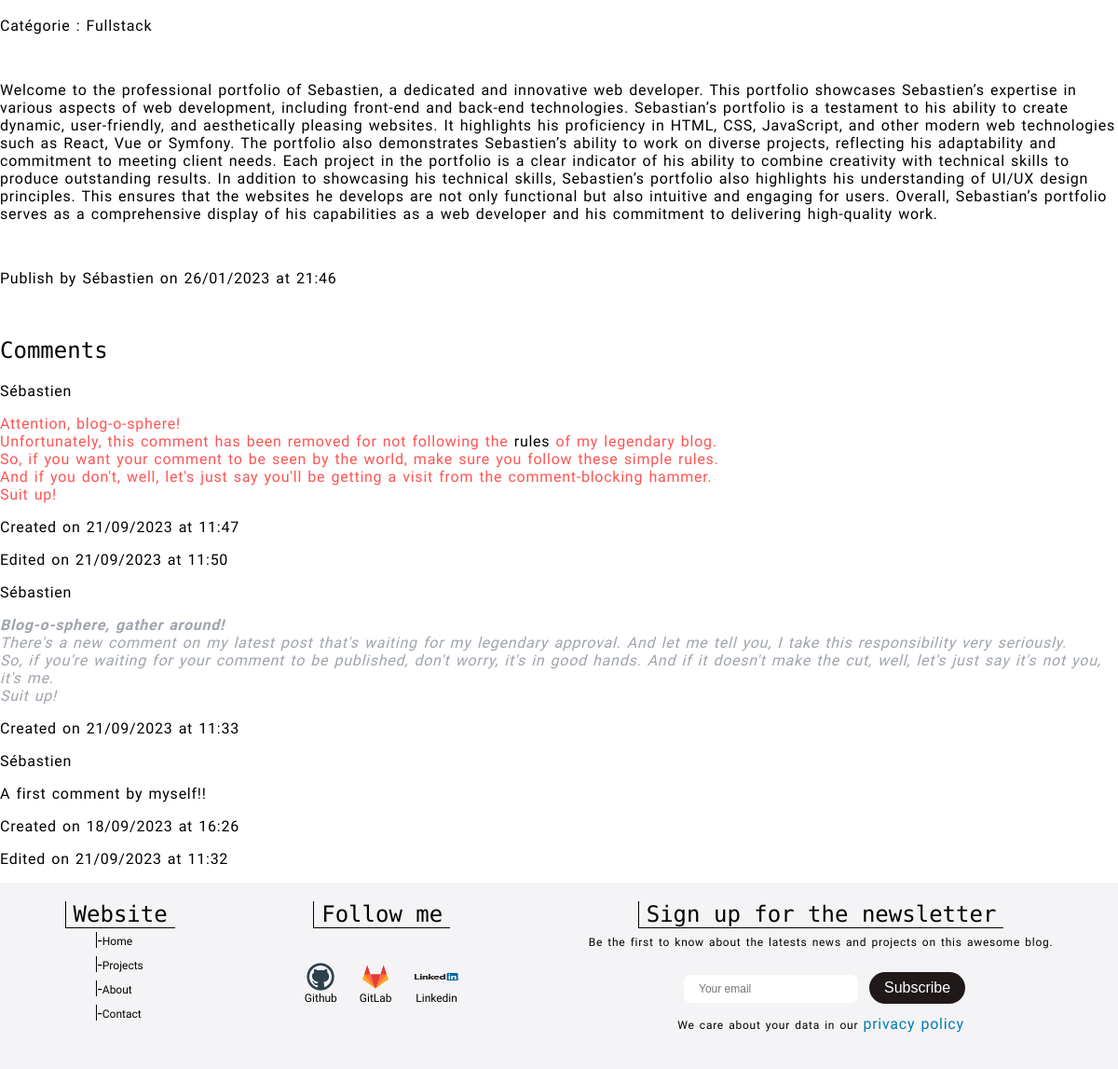
/index.php?page=post&action=getOne&option=view&id=25 (lower part), run on an earlier commit of the app's database.
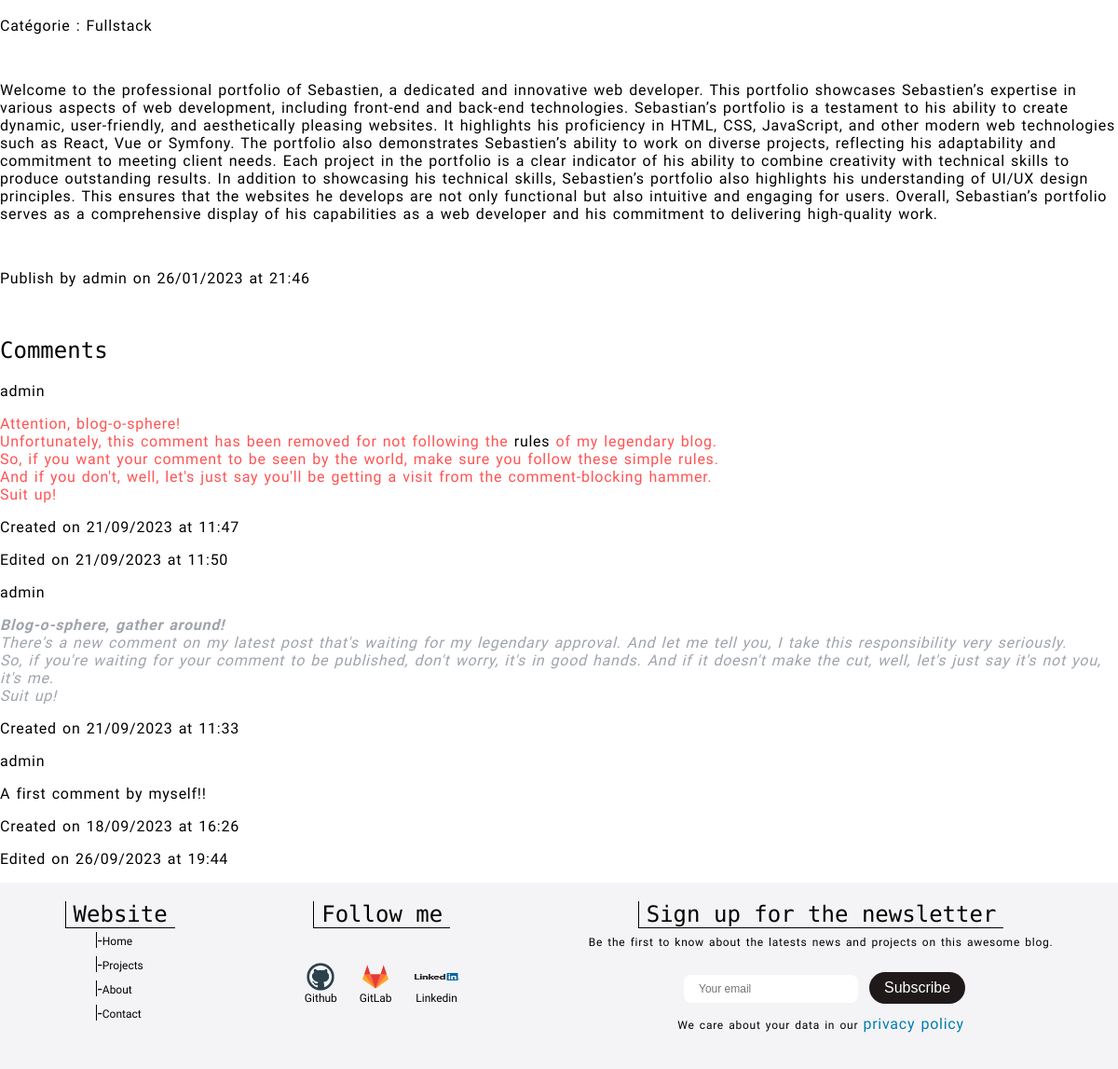
And on a later commit of the database.
### tables this page shows
CREATE TABLE `user` (
  `id` int(11) NOT NULL,
  `username` varchar(255) NOT NULL,
  `firstname` varchar(255) DEFAULT NULL,
  `lastname` varchar(255) DEFAULT NULL,
  `email` varchar(255) NOT NULL,
  `birthday` date DEFAULT NULL,
  `profile_picture` varchar(255) NOT NULL DEFAULT 'https://www.freeiconspng.com/uploads/no-image-icon-33.png',
  `created_at` datetime NOT NULL DEFAULT CURRENT_TIMESTAMP,
  `updated_at` varchar(255) DEFAULT NULL
);

CREATE TABLE `comment` (
  `id` int(11) NOT NULL,
  `post_id` int(11) NOT NULL,
  `user_id` int(11) NOT NULL,
  `content` text NOT NULL,
  `created_at` timestamp NOT NULL DEFAULT CURRENT_TIMESTAMP,
  `updated_at` timestamp NULL DEFAULT NULL ON UPDATE CURRENT_TIMESTAMP,
  `validation_status` varchar(12) NOT NULL DEFAULT 'pending'
);

### src/Controller/ModelConstructor.php (called while the page is built, shortened)
<?php
abstract class ModelConstructorController
{
	private $datas;
	private $pageToModel = [
		'blog' => 'Post',
		'post' => 'Post',
		'signup' => 'User',
		'login' => 'User',
		'userProfile' => 'User',
		'newsletter' => 'Newsletter',
	];
	private $actionToMethod = [
		'get' => 'getAll',
		'getOne' => 'getOne',
		'create' => 'create',
		'update' => 'update',
		'delete' => 'delete',
		'publish' => 'publish',
		'unpublish' => 'unpublish',
		'logIn' => 'logIn',
		'logOut' => 'logOut',
		'subscribe' => 'subscribe',
		'unsubscribe' => 'unsubscribe',
		'send' => 'send',
	];
	protected function buildModelMethod($page, $action = null, $option = null, $id = null)
	{
		$model = $this->getModel($page, $option);
		$method = $this->getMethod($action, $option);
		if ($model && $method) {
			if (($action === 'create' || $action === 'update' || $action === 'delete') && $option === 'comment') {
				$this->datas = Comment::$method($id);
			} else if ($action === 'publish' || $action === 'unpublish') {
				if ($option === 'comment') {
					$this->datas = Comment::$method($id);
				} else {
					$this->datas = $model::$method($id);
				}
			} else if ($action === 'logIn' || $action === 'logOut' && $option === 'userConnection') {
				$this->datas = UserConnection::$method();
			} else if ($page === 'userProfile' && ($action === 'getOne' || $action === 'update' || $action === 'delete') && $option === 'user') {
				$this->datas = User::$method($id);
				UserConnection::updateSession($id);
			} else if ($page === 'post' && $action === 'get' && $option === 'add') {
				$this->datas = $model::$method($id);
			} else {
				$this->datas = $model::$method($id);
				if ($page === 'post' && $action === 'getOne') {
					$this->datas->comments = Comment::getAll($id);
				}
			}
			return $this->datas;
		} else if (!$model) {
			if ($action === 'send') {
				$this->datas = Mailer::$method();
			}
		}
		return $this->datas = Post::getAll($option);
	}
	private function getModel($page, $option)
	{
		if (isset($this->pageToModel[$page])) {
			return $this->pageToModel[$page];
		}
		return null;
	}
	private function getMethod($action, $option)
	{
		if (isset($this->actionToMethod[$action])) {
			return $this->actionToMethod[$action];
		}
		return null;
	}
}

### src/Controller/ControllerConstructor.php (called while the page is built, shortened)
<?php
require_once './src/Controller/ModelConstructor.php';
require_once './src/Entity/post.php';
require_once './src/Entity/comment.php';
require_once './src/Entity/user.php';
class ControllerConstructor extends ModelConstructorController
{
	private $datas;
	private $title = 'I am Anørak - ';
	private $templatePath;
	private function setTitleAndTemplatePath($titleAppendix, $templatePathAppendix)
	{
		$this->title .= $titleAppendix;
		$this->templatePath = $templatePathAppendix;
	}
	public function buildControllerMethod($page, $action = null, $option = null, $id = null)
	{
		if (empty($this->datas)) {
			$this->datas = parent::buildModelMethod($page, $action, $option, $id);
		}
		$this->view = new View($this->templatePath, $this->title);
		$this->view->render(['title' => $this->title, 'page' => $page, 'datas' => $this->datas, 'filter' => $option]);
	}
}

### index.php (called while the page is built, shortened)
<?php
$router = new Router();
$router->routerRequest();

### src/Entity/post.php (called while the page is built, shortened)
<?php
require_once "./src/Repository/MainRepository.php";
class Post
{
	public function __construct(
		$id = null,
		$author_id = null,
		$author_username = null,
		$category = null,
		$picture = null,
		$title = null,
		$description = null,
		$content = null,
		$keywords = null,
		$siteLink = null,
		$githubLink = null,
		$created_at = null,
		$comments = null,
		$updated_at = null
	) {
		$this->author_username = $author_username;
		$this->created_at = $created_at;
	}
	public static function getOne(int $id)
	{
		$repo = new MainRepository("post");
		if ($repo->getOne($id) > 0) {
			$post = $repo->getOne($id);
			$author = User::getOne($post['author_id']);
			$post['created_at'] = Tools::formatDate($post['created_at']);
			if ($post['updated_at'] !== null) {
				$post['updated_at'] = Tools::formatDate($post['updated_at']);
			} else {
				$post['updated_at'] = null;
			};
			return new Post($post['id'], $author->id, $author->username, $post['category'], $post['picture'], $post['title'], $post['description'], $post['content'], $post['keywords'], $post['site_link'], $post['github_link'], $post['created_at'], $post['updated_at']);
		} else {
			throw new Exception("No article found for the id '$id'", 400);
		}
	}
}

### src/Repository/MainRepository.php (called while the page is built, shortened)
<?php
require_once __DIR__ . '../../Services/dbManager.php';
class MainRepository extends DbManager
{
	protected $table;
	protected $db;
	public function __construct($table = null, $id = null, $column = null, $columnValue = null, $sortingOrder = null, $data = null)
	{
		$this->table = $table;
		$this->db = $this->dbConnect();
	}
	public function getOne($id)
	{
		$this->id = $id;
		$query = $this->db->prepare("SELECT * FROM $this->table WHERE id = :id");
		$query->execute(['id' => $this->id]);
		$result = $query->fetch();
		return $result;
	}
	public function getAll($column, $columnValue, $sortingOrder)
	{
		$this->column = $column;
		$this->columnValue = $columnValue;
		$this->sortingOrder = $sortingOrder;
		if ($this->columnValue !== null && $this->columnValue !== "all") {
			if ($this->sortingOrder !== null) {
				$query = $this->db->prepare("SELECT * FROM $this->table WHERE $this->column = $this->columnValue ORDER BY created_at DESC");
			} else {
				$query = $this->db->prepare("SELECT * FROM $this->table WHERE $this->column = $this->columnValue ORDER BY created_at $this->sortingOrder");
			}
			$query->execute();
			$result = $query->fetchAll();
			return $result;
		} else {
			$query = $this->db->prepare("SELECT * FROM $this->table ORDER BY created_at DESC");
			$query->execute();
			$result = $query->fetchAll();
			return $result;
		}
	}
}

### src/Services/dbManager.php (called while the page is built, shortened)
<?php
abstract class DbManager
{
	private static $db;
	protected function dbConnect()
	{
		if (self::$db === null) {
			self::$db = new PDO(
				'mysql:host=' . DB_HOST . ';dbname=' . DB_NAME . ';port=' . DB_PORT . ';charset=utf8',
				DB_USER,
				DB_PASSWORD,
				array(PDO::ATTR_ERRMODE => PDO::ERRMODE_EXCEPTION)
			);
		}
		return self::$db;
	}
}

### src/Entity/user.php (called while the page is built, shortened)
<?php
require_once "./src/Repository/MainRepository.php";
class User
{
	public static function getOne($id)
	{
		$repo = new MainRepository("user");
		if ($repo->getOne($id) > 0) {
			$result = $repo->getOne($id);
			$user = new User(
				$result['id'],
				$result['username'],
				$result['firstname'],
				$result['lastname'],
				$result['email'],
				'',
				$result['birthday'],
				$result['profile_picture'],
				$result['created_at'],
				$result['updated_at']
			);
			return $user;
		} else {
			throw new Exception("No user found.");
			return false;
		}
	}
}

### templates/pages/comment/comment.php (the view, shortened to what the changed rows need)
<section class="comments__container">
	<h2>Comments</h2>
	<?php foreach ($datas->comments as $comment) :
	?>
	<?php if (isset($_REQUEST['comment_id']) && $comment->id == $_REQUEST['comment_id']) : ?>
	<div id="<?= $comment->id ?>" class="comment__container">
		<div class="comment__infos">
			<p class="comment__author"><?= $comment->author_username ?></p>
			<?php if (isset($_SESSION['logged_user']) && $_SESSION['privileges']['privilege'] === 'admin') : ?>
			<p class="<?php
									if ($comment->validation_status === 'published') : ?>comment__status--true
							<?php elseif ($comment->validation_status === 'unpublished') : ?>comment__status--false
							<?php elseif ($comment->validation_status === 'pending') : ?>comment__status--pending
							<?php endif;
							?>"><b>Status : </b><em><?= $comment->validation_status ?></em></p>
			<p class="comment__content"><?= $comment->content ?></p>
			<?php elseif ($comment->validation_status === 'published') : ?>
			<p class="comment_content"><?= $comment->content ?></p>
			<?php elseif ($comment->validation_status === 'unpublished' || $comment->validation_status === 'pending') : ?>
			<p class="comment_content"><?= $comment->content_status ?></p>
			<?php endif; ?>
		</div>
		<p class="comment__date">Created on <?= $comment->created_at ?></p>
		<?php if ($comment->updated_at !== null) : ?>
		<p class="comment__date">Edited on <?= $comment->updated_at ?></p>
		<?php endif; ?>
		<?php if (isset($_SESSION['logged_user']) && $_SESSION['user_id'] == $comment->user_id && $comment->validation_status === 'published' && $comment->id == $_REQUEST['comment_id']) : ?>
		<form
			action="index.php?page=post&action=update&option=comment&id=<?= $comment->id ?>&post_id=<?= $_GET['id'] ?>"
			method="post" class="edited__comment">
			<label for="comment" id="<?= $_REQUEST['comment_id'] ?>">Comment to Edit</label>
			<textarea cols="60" rows="7" type="text" class="comment__content" name="comment"
				id="comment"><?= $comment->content ?></textarea>
			<div class="validation__area">
				<input class="main__button" type="submit" value="Submit">
				<a href="index.php?page=post&action=getOne&option=view&id=<?=
																						$_GET['id'] ?>#<?= $_REQUEST['comment_id'] ?>" class="cancel__button">Cancel</a>
			</div>
		</form>
		<?php elseif (isset($_SESSION['logged_user']) && $_SESSION['user_id'] == $comment->user_id && $comment->validation_status === 'published' && $comment->id !== $_REQUEST['comment_id']) : ?>
		<p class="comment_content"><?= $comment->content ?></p>
		<?php endif; ?>
		<div class="border__bottom"></div>
		<?php else : ?>
		<div id="<?= $comment->id ?>" class="comment__validation">
			<div class="comment__container">
				<div class="comment__infos">
					<p class="comment__author"><?= $comment->author_username ?></p>
					<?php if (isset($_SESSION['logged_user']) && $_SESSION['privileges']['privilege'] === 'admin') : ?>
					<p class="<?php
											if ($comment->validation_status === 'published') : ?>comment__status--true
					<?php elseif ($comment->validation_status === 'unpublished') : ?>comment__status--false
					<?php elseif ($comment->validation_status === 'pending') : ?>comment__status--pending
					<?php endif;
					?>"><b>Status : </b><em><?= $comment->validation_status ?></em></p>
					<p class="comment__content"><?= $comment->content ?></p>
					<?php elseif ($comment->validation_status === 'published') : ?>
					<p class="comment_content"><?= $comment->content ?></p>
					<?php elseif ($comment->validation_status === 'unpublished' || $comment->validation_status === 'pending') : ?>
					<p class="comment_content"><?= $comment->content_status ?></p>
					<?php endif; ?>
				</div>
				<p class="comment__date">Created on <?= $comment->created_at ?></p>
				<?php if ($comment->updated_at !== null) : ?>
				<p class="comment__date">Edited on <?= $comment->updated_at ?></p>
				<?php endif; ?>
			</div>
		</div>
		<?php endif ?>
		<?php endforeach; ?>
</section>

### src/Entity/comment.php (shortened to what the changed rows need)
<?php
require_once "./src/Repository/MainRepository.php";
class Comment
{
	public function __construct($id = null, $post_id = null, $user_id = null, $author_username = '', $content = null, $content_status = null, $created_at = null, $updated_at = null, $validation_status = null)
	{
		$this->id = $id;
		$this->content = $content;
		$this->validation_status = $validation_status;
	}
	public static function getAll(int $post_id)
	{
		$comments = array();
		$repo = new MainRepository("comment");
		if ($repo->getAll('post_id', $post_id, 'DESC') > 0) {
			$results = $repo->getAll('post_id', $post_id, 'DESC');
			foreach ($results as $result) {
				$comment = new Comment(
					$result["id"],
					$result["post_id"],
					$result["user_id"],
					'Anonymous',
					$result["content"],
					'Temporary content status',
					$result["created_at"],
					$result["updated_at"],
					$result["validation_status"],
				);
				$comment->author_username = User::getOne($result["user_id"])->username;
				$comment->created_at = Tools::formatDate($result["created_at"]);
				if ($comment->updated_at !== null) {
					$comment->updated_at = Tools::formatDate($result["updated_at"]);
				}
				if ($comment->validation_status === 'unpublished') {
					$comment->content_status = '<font color="#ff5353">
					Attention, blog-o-sphere!<br>
					Unfortunately, this comment has been removed for not following the <a href="index.php?page=rules">rules</a> of my legendary blog.<br>
					So, if you want your comment to be seen by the world, make sure you follow these simple rules.<br>
					And if you don\'t, well, let\'s just say you\'ll be getting a visit from the comment-blocking hammer.<br>
					Suit up!</font>';
				} elseif ($comment->validation_status === 'pending') {
					$comment->content_status = '<font color="#9fa4ac">
					<em><b>Blog-o-sphere, gather around!</b><br>
					There\'s a new comment on my latest post that\'s waiting for my legendary approval. And let me tell you, I take this responsibility very seriously.<br>
					So, if you\'re waiting for your comment to be published, don\'t worry, it\'s in good hands. And if it doesn\'t make the cut, well, let\'s just say it\'s not you, it\'s me.<br>
					Suit up!</em></font>
					';
				}
				array_push($comments, $comment);
			}
			return $comments;
		}
	}
}

### templates/pages/post/postView.php (shortened to what the changed rows need)
<section class="post__detail__container">
	<article>
		<br>
		<br>
		<br>
		<p class="post__dates">Publish by <span class="post__author"><?= $datas->author_username ?></span> on
			<?= $datas->created_at ?></p>
		<br>
	</article>
</section>
<?php require_once './templates/pages/comment/comment.php'; ?>

What changed in the data, as far as the page shows it:
changed user: username "Sébastien" → "admin"
changed through a linked row, comment "21/09/2023 at 11:47": user.username "Sébastien" → "admin"
changed through a linked row, comment "21/09/2023 at 11:33": user.username "Sébastien" → "admin"
changed comment "A first comment by myself!!": user.username "Sébastien" → "admin"; updated_at "21/09/2023 at 11:32" → "26/09/2023 at 19:44"
